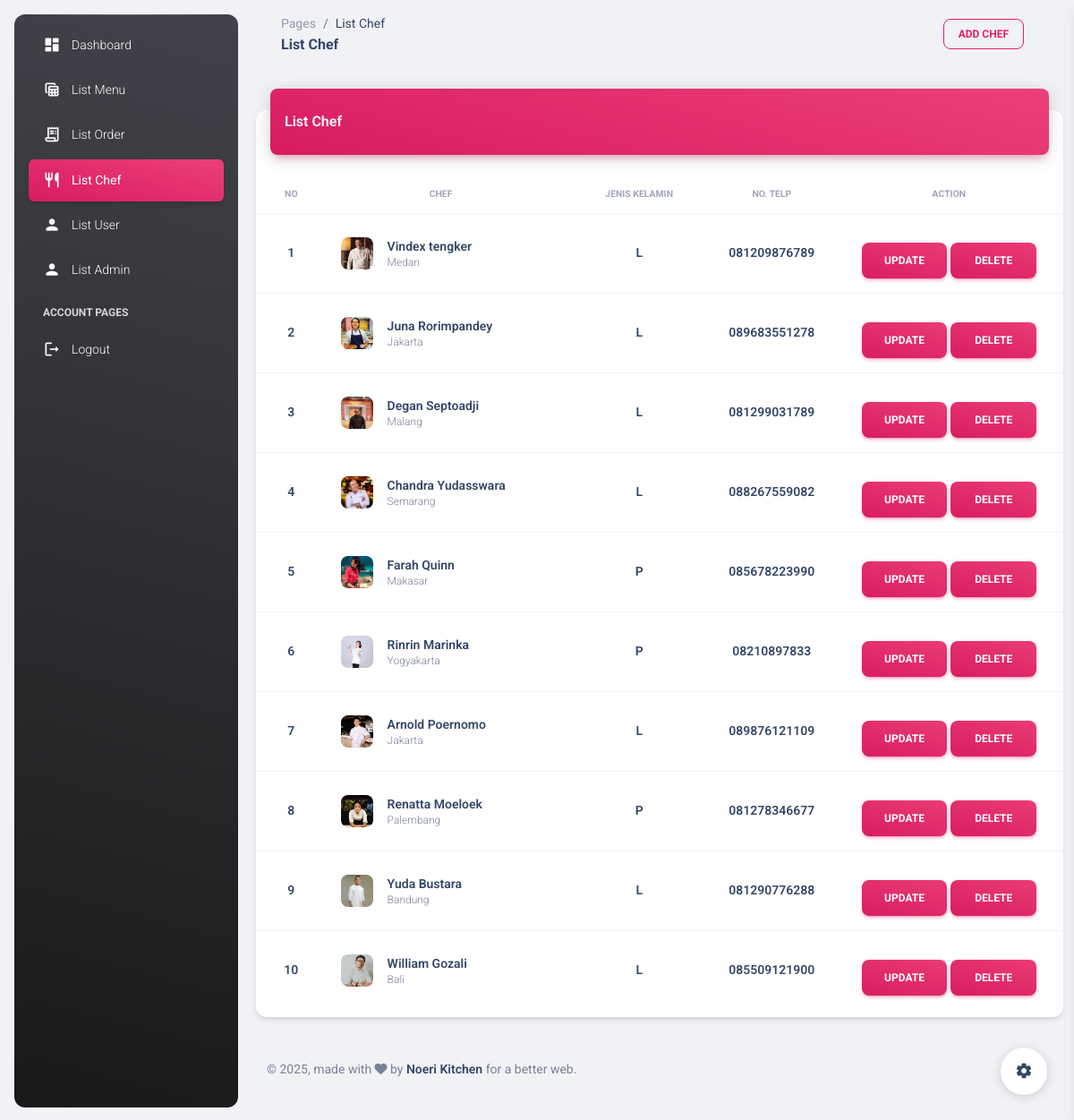
/index.php/c_admin/LinkChefAdmin, run on the app's committed database.
### tables this page shows
CREATE TABLE `chef` (
  `id_chef` int(11) NOT NULL,
  `nama_chef` varchar(50) NOT NULL,
  `no_telp_chef` varchar(14) NOT NULL,
  `alamat_chef` varchar(50) NOT NULL,
  `jenis_kelamin_chef` varchar(11) NOT NULL,
  `foto_chef` varchar(100) NOT NULL
);

### application/controllers/C_Admin.php (called while the page is built, shortened)
<?php
class C_Admin extends CI_Controller {
	public function LinkChefAdmin()
	{
		$data_chef = $this->M_Chef->getAllChef();
		$temp['data'] = $data_chef;
		$this->load->view('V_ChefAdmin.php', $temp);
	}
}

### index.php (called while the page is built, shortened)
<?php
require_once BASEPATH.'core/CodeIgniter.php';

### application/models/M_Chef.php (called while the page is built, shortened)
<?php
class M_Chef extends CI_Model {
    public function getAllChef()
    {
        $query = $this->db->query("SELECT * FROM chef");
        return $query->result();
    }
}

### application/views/V_ChefAdmin.php (the view, shortened to what this page needs)
<!DOCTYPE html>
<html lang="en">
<head>
  <link href="<?php echo base_url()?>/assets/dashboard/assets/css/nucleo-icons.css" rel="stylesheet" />
  <link href="<?php echo base_url()?>/assets/dashboard/assets/css/nucleo-svg.css" rel="stylesheet" />
  <link id="pagestyle" href="<?php echo base_url()?>/assets/dashboard/assets/css/material-dashboard.css?v=3.1.0" rel="stylesheet" />
</head>
<body class="g-sidenav-show  bg-gray-200">
  <aside class="sidenav navbar navbar-vertical navbar-expand-xs border-0 border-radius-xl my-3 fixed-start ms-3   bg-gradient-dark" id="sidenav-main">
    <hr class="horizontal light mt-0 mb-2">
    <div class="collapse navbar-collapse  w-auto " id="sidenav-collapse-main">
      <ul class="navbar-nav">
        <li class="nav-item">
          <a class="nav-link text-white" href="<?php echo site_url('C_Admin/index')?>">
            <div class="text-white text-center me-2 d-flex align-items-center justify-content-center">
              <i class="material-icons opacity-10">dashboard</i>
            </div>
            <span class="nav-link-text ms-1">Dashboard</span>
          </a>
        </li>
        <li class="nav-item">
          <a class="nav-link text-white " href="<?php echo site_url('C_Admin/LinkMenuAdmin')?>">
            <div class="text-white text-center me-2 d-flex align-items-center justify-content-center">
              <i class="material-icons opacity-10">table_view</i>
            </div>
            <span class="nav-link-text ms-1">List Menu</span>
          </a>
        </li>
        <li class="nav-item">
          <a class="nav-link text-white " href="<?php echo site_url('C_Admin/LinkOrderAdmin')?>">
            <div class="text-white text-center me-2 d-flex align-items-center justify-content-center">
              <i class="material-icons opacity-10">receipt_long</i>
            </div>
            <span class="nav-link-text ms-1">List Order</span>
          </a>
        </li>
        <li class="nav-item">
          <a class="nav-link text-white active bg-gradient-primary" href="<?php echo site_url('C_Admin/LinkChefAdmin')?>">
            <div class="text-white text-center me-2 d-flex align-items-center justify-content-center">
              <i class="material-icons opacity-10">restaurant</i>
            </div>
            <span class="nav-link-text ms-1">List Chef</span>
          </a>
        </li>
        <li class="nav-item">
          <a class="nav-link text-white" href="<?php echo site_url('C_Admin/ListUser')?>">
            <div class="text-white text-center me-2 d-flex align-items-center justify-content-center">
            <i class="material-icons opacity-10">person</i>
            </div>
            <span class="nav-link-text ms-1">List User</span>
          </a>
        </li>
        <li class="nav-item">
          <a class="nav-link text-white" href="<?php echo site_url('C_Admin/ListAdmin')?>">
            <div class="text-white text-center me-2 d-flex align-items-center justify-content-center">
            <i class="material-icons opacity-10">person</i>
            </div>
            <span class="nav-link-text ms-1">List Admin</span>
          </a>
        </li>
        <li class="nav-item mt-3">
          <h6 class="ps-4 ms-2 text-uppercase text-xs text-white font-weight-bolder opacity-8">Account pages</h6>
        </li>
        <li class="nav-item">
          <a class="nav-link text-white " href="<?php echo site_url('C_Login/logout');?>">
            <div class="text-white text-center me-2 d-flex align-items-center justify-content-center">
              <i class="material-icons opacity-10">logout</i>
            </div>
            <span class="nav-link-text ms-1">Logout</span>
          </a>
        </li>
      </ul>
    </div>
  </aside>
  <main class="main-content position-relative max-height-vh-100 h-100 border-radius-lg ">
    <nav class="navbar navbar-main navbar-expand-lg px-0 mx-4 shadow-none border-radius-xl" id="navbarBlur" data-scroll="true">
      <div class="container-fluid py-1 px-3">
        <nav aria-label="breadcrumb">
          <ol class="breadcrumb bg-transparent mb-0 pb-0 pt-1 px-0 me-sm-6 me-5">
            <li class="breadcrumb-item text-sm"><a class="opacity-5 text-dark" href="javascript:;">Pages</a></li>
            <li class="breadcrumb-item text-sm text-dark active" aria-current="page">List Chef</li>
          </ol>
          <h6 class="font-weight-bolder mb-0">List Chef</h6>
        </nav>
        <div class="collapse navbar-collapse mt-sm-0 mt-2 me-md-0 me-sm-4" id="navbar">
          <ul class="navbar-nav  justify-content-end">
            <li class="nav-item d-flex align-items-center">
                <a class="btn btn-outline-primary btn-sm mb-0 me-3" href="<?php echo site_url('C_Admin/FormAddChef')?>">Add Chef</a>
            </li>
          </ul>
        </div>
      </div>
    </nav>
    <div class="container-fluid py-4">
      <div class="row">
        <div class="col-12">
          <div class="card my-4">
            <div class="card-header p-0 position-relative mt-n4 mx-3 z-index-2">
              <div class="bg-gradient-primary shadow-primary border-radius-lg pt-4 pb-3">
                <h6 class="text-white text-capitalize ps-3">List Chef</h6>
              </div>
            </div>
            <div class="card-body px-0 pb-2">
              <div class="table-responsive p-0">
                <table class="table align-items-center mb-0">
                  <thead>
                    <tr>
                      <th class="text-center text-uppercase text-secondary text-xxs font-weight-bolder opacity-7">No</th>
                      <th class="text-center text-uppercase text-secondary text-xxs font-weight-bolder opacity-7 ps-2"> Chef</th>
                      <th class="text-center text-uppercase text-secondary text-xxs font-weight-bolder opacity-7">Jenis Kelamin</th>
                      <th class="text-center text-uppercase text-secondary text-xxs font-weight-bolder opacity-7">No. Telp</th>
                      <th class="text-center text-uppercase text-secondary text-xxs font-weight-bolder opacity-7">Action</th>
                    </tr>
                  </thead>
                  <tbody>
                    <?php
                        $cacah = 1;
		    	        foreach($data as $row){
		            ?>
                    <tr>
                      <td class="align-middle text-center">
                        <h6 class="mb-0 text-sm"><?= $cacah ?></h6>
                      </td>
                      <td>
                      <div class="d-flex px-2 py-1">
                          <div>
                            <img src="<?php echo base_url();?>/assets/img/chef/<?= $row->foto_chef; ?>" class="avatar avatar-sm me-3 border-radius-lg" alt="user1">
                          </div>
                          <div class="d-flex flex-column justify-content-center">
                            <h6 class="mb-0 text-sm"><?= $row->nama_chef; ?></h6>
                            <p class="text-xs text-secondary mb-0"><?= $row->alamat_chef; ?></p>
                          </div>
                        </div>
                      </td>
                      <td class="align-middle text-center text-sm">
                        <h6 class="mb-0 text-sm"><?= $row->jenis_kelamin_chef; ?></h6>
                      </td>
                      <td class="align-middle text-center">
                        <h6 class="mb-0 text-sm"><?= $row->no_telp_chef; ?></h6>
                      </td>
                      <td class="align-middle text-center">
                      <a class="btn bg-gradient-primary w-40 my-4 mb-2" href="<?php echo site_url('C_Admin/FormEditChef/'). $row->id_chef ?>">Update</a>
                      <a class="btn bg-gradient-primary w-40 my-4 mb-2" href="<?php echo site_url('C_Admin/AksiDeleteChef/'). $row->id_chef ?>">Delete</a>
                      </td>
                    </tr>
                    <?php
                        $cacah++;
                        }
                    ?>
                  </tbody>
                </table>
              </div>
            </div>
          </div>
        </div>
      </div>
      <footer class="footer py-4  ">
        <div class="container-fluid">
          <div class="row align-items-center justify-content-lg-between">
            <div class="col-lg-6 mb-lg-0 mb-4">
              <div class="copyright text-center text-sm text-muted text-lg-start">
                © ,
                made with <i class="fa fa-heart"></i> by
                <a href="https://www.creative-tim.com" class="font-weight-bold" target="_blank">Noeri Kitchen</a>
                for a better web.
              </div>
            </div>
          </div>
        </div>
      </footer>
    </div>
  </main>
  <div class="fixed-plugin">
    <a class="fixed-plugin-button text-dark position-fixed px-3 py-2">
      <i class="material-icons py-2">settings</i>
    </a>
  </div>
</body>
</html>

### data on the page
chef: foto_chef (picture), nama_chef "Vindex tengker", alamat_chef "Medan", jenis_kelamin_chef "L", no_telp_chef "081209876789"
chef: foto_chef (picture), nama_chef "Juna Rorimpandey", alamat_chef "Jakarta", jenis_kelamin_chef "L", no_telp_chef "089683551278"
chef: foto_chef (picture), nama_chef "Degan Septoadji", alamat_chef "Malang", jenis_kelamin_chef "L", no_telp_chef "081299031789"
chef: foto_chef (picture), nama_chef "Chandra Yudasswara", alamat_chef "Semarang", jenis_kelamin_chef "L", no_telp_chef "088267559082"
chef: foto_chef (picture), nama_chef "Farah Quinn", alamat_chef "Makasar", jenis_kelamin_chef "P", no_telp_chef "085678223990"
chef: foto_chef (picture), nama_chef "Rinrin Marinka", alamat_chef "Yogyakarta", jenis_kelamin_chef "P", no_telp_chef "08210897833"
chef: foto_chef (picture), nama_chef "Arnold Poernomo", alamat_chef "Jakarta", jenis_kelamin_chef "L", no_telp_chef "089876121109"
chef: foto_chef (picture), nama_chef "Renatta Moeloek", alamat_chef "Palembang", jenis_kelamin_chef "P", no_telp_chef "081278346677"
chef: foto_chef (picture), nama_chef "Yuda Bustara", alamat_chef "Bandung", jenis_kelamin_chef "L", no_telp_chef "081290776288"
chef: foto_chef (picture), nama_chef "William Gozali", alamat_chef "Bali", jenis_kelamin_chef "L", no_telp_chef "085509121900"
